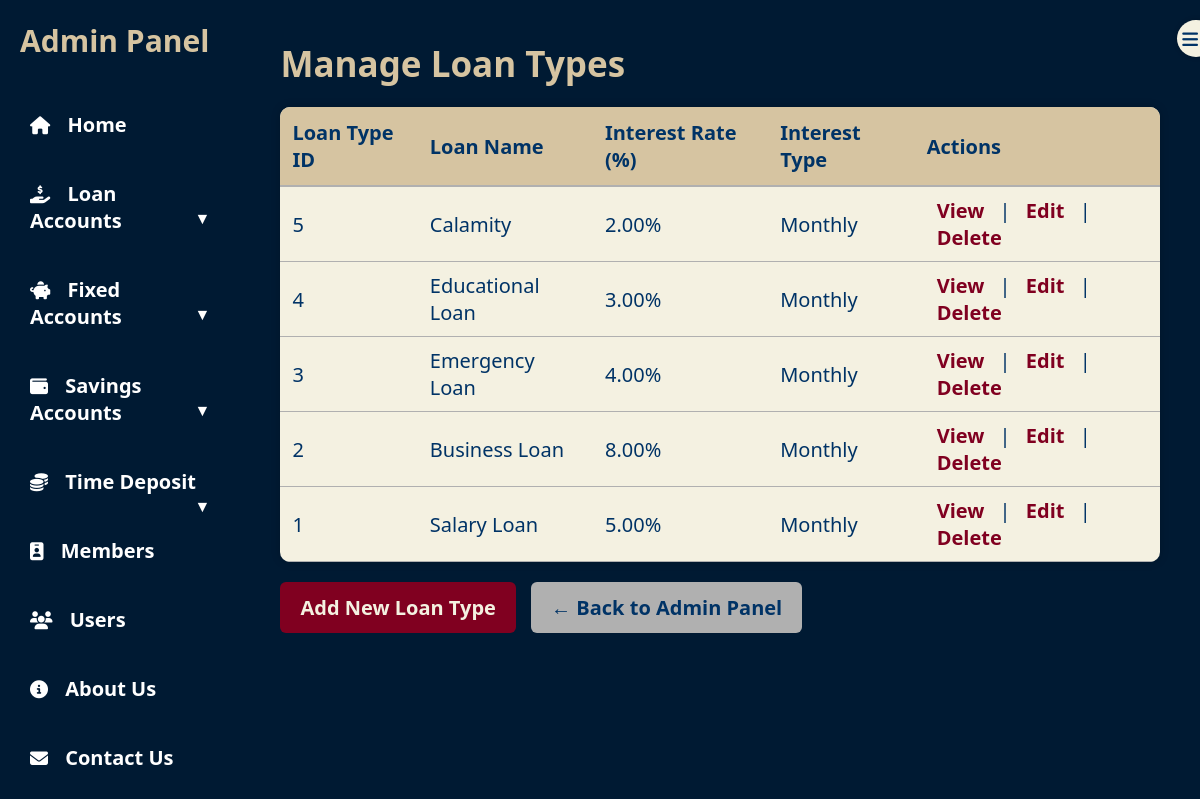
/loan_Page.php (signed in), run on the app's committed database.
### tables this page shows
CREATE TABLE `LOAN_TYPE` (
  `loan_type_id` int(11) NOT NULL,
  `name` varchar(100) NOT NULL,
  `interest_rate` decimal(5,2) NOT NULL,
  `interest_type` enum('monthly','yearly') NOT NULL,
  `created_at` datetime DEFAULT current_timestamp()
);

### public/loan_Page.php (the view, shortened to what this page needs)
<?php
require_once __DIR__ . '/../includes/db.php';
$query = "SELECT * FROM LOAN_TYPE ORDER BY loan_type_id DESC";
$result = $conn->query($query);
?>
<!DOCTYPE html>
<html lang="en">
<head>
  <link rel="stylesheet" href="assets/css/admincss.css" />
  <link rel="stylesheet" href="https://cdnjs.cloudflare.com/ajax/libs/font-awesome/6.4.0/css/all.min.css" />
</head>
<body>
<div class="admin-container">
<nav class="sidebar" id="sidebar">
    <div class="toggle-btn" onclick="toggleSidebar()">
        <i class="fas fa-bars"></i>
    </div>
    <h2>Admin Panel</h2>
    <ul>
        <li><a href="adminPanel.php"><i class="fas fa-home"></i><span> Home</span></a></li>
        <li class="dropdown">
            <a href="#" class="dropdown-btn"><i class="fas fa-hand-holding-usd"></i><span> Loan Accounts</span></a>
        </li>
        <li class="dropdown">
            <a href="#" class="dropdown-btn"><i class="fas fa-piggy-bank"></i><span> Fixed Accounts</span></a>
        </li>
        <li class="dropdown">
            <a href="#" class="dropdown-btn"><i class="fas fa-wallet"></i><span> Savings Accounts</span></a>
        </li>
        <li class="dropdown">
            <a href="#" class="dropdown-btn"><i class="fas fa-coins"></i><span> Time Deposit</span></a>
        </li>
        <li><a href="member_Page.php"><i class="fas fa-id-badge"></i><span> Members</span></a></li>
        <li><a href="user_Page.php"><i class="fas fa-users"></i><span> Users</span></a></li>
        <li><a href="about_Page.php"><i class="fas fa-info-circle"></i><span> About Us</span></a></li>
        <li><a href="contact_Page.php"><i class="fas fa-envelope"></i><span> Contact Us</span></a></li>
    </ul>
</nav>
  <main class="main-content">
    <h1>Manage Loan Types</h1>
    <table>
      <thead>
        <tr>
          <th>Loan Type ID</th>
          <th>Loan Name</th>
          <th>Interest Rate (%)</th>
          <th>Interest Type</th>
          <th>Actions</th>
        </tr>
      </thead>
      <tbody>
        <?php while ($row = $result->fetch_assoc()): ?>
          <tr>
            <td><?= $row['loan_type_id'] ?></td>
            <td><?= htmlspecialchars($row['name']) ?></td>
            <td><?= $row['interest_rate'] ?>%</td>
            <td><?= ucfirst($row['interest_type']) ?></td>
            <td>
            <a href="#" class="action-btn view-btn"
            data-id="<?= $row['loan_type_id'] ?>"
            data-name="<?= htmlspecialchars($row['name']) ?>"
            data-rate="<?= number_format($row['interest_rate'], 2) ?>"
            data-type="<?= ucfirst($row['interest_type']) ?>">View</a>
                |
              <a href="edit_Loan.php?loan_type_id=<?= $row['loan_type_id'] ?>">Edit</a> |
              <a href="delete_Loan.php?loan_type_id=<?= $row['loan_type_id'] ?>" onclick="return confirm('Delete this loan type?')">Delete</a>
            </td>
          </tr>
        <?php endwhile; ?>
      </tbody>
    </table>
    <a href="add_Loan.php" class="login-btn">Add New Loan Type</a>
    <a href="adminPanel.php" class="login-btn" style="background-color: var(--gray); color: var(--navy);">← Back to Admin Panel</a>
  </main>
</div>
</body>
</html>

### public/assets/css/admincss.css (style rules this page uses)
:root { --navy: #003366; --yellowish: #D6C4A1; --gray: #B0B0B0; --burgundy: #800020; --cream: #F4F1E1; --dark-bg: #001A33; --hover-highlight: #D6C4A1; }
body { margin: 0; font-family: "Segoe UI", sans-serif; font-size: 20px; background-color: var(--navy); color: var(--cream); height: 100vh; display: flex; }
.admin-container { display: flex; width: 100%; }
.sidebar { width: 260px; background-color: var(--dark-bg); padding: 20px; display: flex; flex-direction: column; height: 100vh; transition: width 0.3s ease-in-out; overflow: hidden; box-shadow: 2px 0 10px rgba(0,0,0,0.3); }
.sidebar h2 { color: var(--yellowish); font-size: 30px; margin-bottom: 40px; transition: opacity 0.3s; }
.sidebar ul { list-style: none; padding: 0; }
.sidebar li { margin-bottom: 22px; position: relative; }
.sidebar a { color: var(--cream); text-decoration: none; font-weight: bold; display: flex; align-items: center; padding: 10px; border-radius: 8px; transition: background-color 0.2s, transform 0.2s; }
.sidebar i { margin-right: 12px; font-size: 18px; transition: margin 0.3s; }
.toggle-btn { position: absolute; top: 20px; right: -15px; background-color: var(--cream); color: var(--navy); border-radius: 50%; padding: 5px; cursor: pointer; box-shadow: 0 0 5px rgba(0,0,0,0.2); transition: background 0.3s; }
.main-content h1 { font-size: 35px; margin-bottom: 10px; color: var(--yellowish); }
.main-content { flex-grow: 1; padding: 40px; background-color: #002244; transition: margin-left 0.3s ease; }
.main-content h1 { font-size: 32px; margin-bottom: 20px; color: var(--yellowish); }
.sidebar ul .dropdown > a:after { content: " ▼"; float: right; font-size: 0.8em; }
.sidebar ul li a { display: block; padding: 10px; color: #fff; text-decoration: none; }

### public/loan_Page.php (style rules this page uses)
:root { --navy: #003366; --yellowish: #D6C4A1; --gray: #B0B0B0; --burgundy: #800020; --cream: #F4F1E1; }
* { box-sizing: border-box; margin: 0; padding: 0; font-family: 'Segoe UI', sans-serif; }
body { background-color: var(--navy); color: var(--cream); display: flex; height: 100vh; }
.sidebar h2 { color: var(--yellowish); font-size: 30px; margin-bottom: 40px; }
.main-content { flex-grow: 1; padding: 40px; background-color: #001a33; overflow-y: auto; }
.main-content h1 { font-size: 35px; margin-bottom: 20px; color: var(--yellowish); }
table { width: 100%; border-collapse: collapse; background-color: var(--cream); color: var(--navy); border-radius: 10px; overflow: hidden; box-shadow: 0 0 10px rgba(0,0,0,0.2); }
thead { background-color: var(--yellowish); font-weight: bold; }
thead th { padding: 12px; text-align: left; border-bottom: 2px solid var(--gray); }
tbody td { padding: 10px 12px; border-bottom: 1px solid var(--gray); }
td a { text-decoration: none; font-weight: bold; color: var(--burgundy); padding: 6px 10px; border-radius: 4px; transition: background-color 0.2s, color 0.2s; }
.login-btn { display: inline-block; padding: 12px 20px; background-color: var(--burgundy); color: var(--cream); text-decoration: none; font-weight: bold; border-radius: 6px; transition: background-color 0.3s, transform 0.2s; margin-right: 10px; margin-top: 20px; }

### data on the page
loan_type: loan_type_id "5", name "Calamity", interest_rate "2.00", interest_type "Monthly"
loan_type: loan_type_id "4", name "Educational Loan", interest_rate "3.00", interest_type "Monthly"
loan_type: loan_type_id "3", name "Emergency Loan", interest_rate "4.00", interest_type "Monthly"
loan_type: loan_type_id "2", name "Business Loan", interest_rate "8.00", interest_type "Monthly"
loan_type: loan_type_id "1", name "Salary Loan", interest_rate "5.00", interest_type "Monthly"
